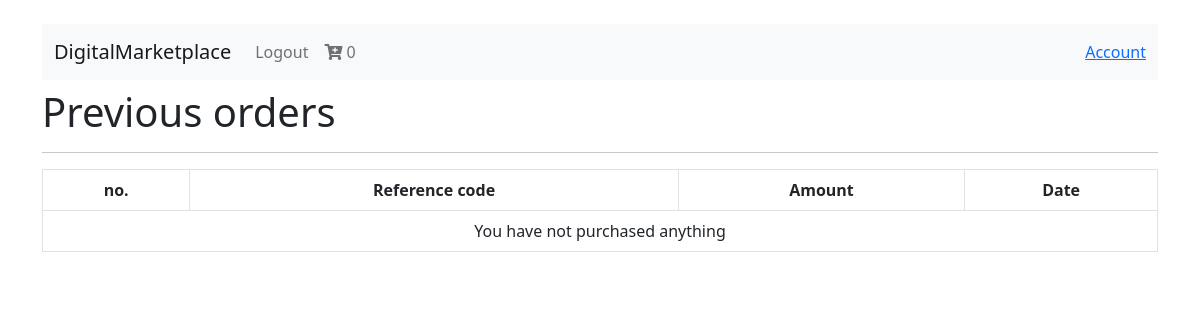
The app's page /account/profile/ (signed in), older data.
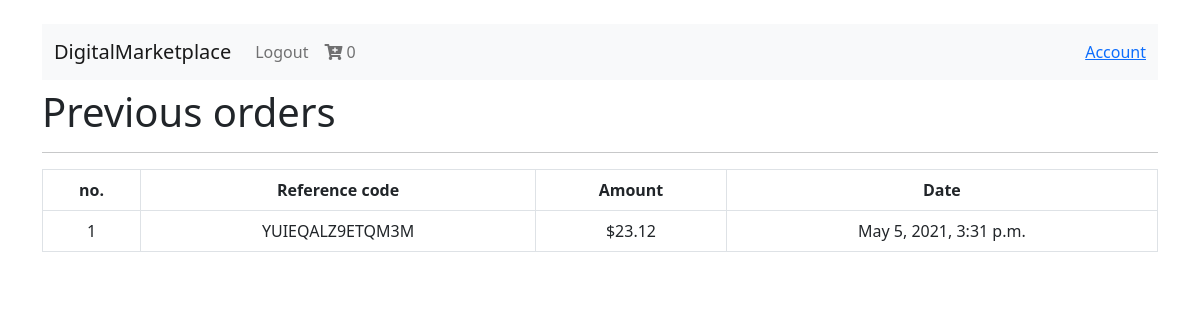
The same page, newer data.
### shopping_cart/models.py (models this page shows, shortened)
class Order(models.Model):
    user = models.ForeignKey(settings.AUTH_USER_MODEL ,on_delete=models.CASCADE)
    is_ordered = models.BooleanField(default=False)
    items = models.ManyToManyField('OrderItem')
    ref_code=models.CharField(max_length=50)
    def get_total(self):
        return self.items.all().aggregate(order_total=Sum('book__price'))['order_total']

class Payment(models.Model):
    order=models.ForeignKey('Order',on_delete=models.CASCADE)
    total_amount=models.FloatField()
    date_paid=models.DateTimeField(auto_now_add=True)
    stripe_charge_id=models.CharField(max_length=100)

### core/views.py (the view)
# urls.py: path('account/profile/',profile_view,name = 'profile'),
def profile_view(request):
    orders = Order.objects.filter(user=request.user, is_ordered=True)
    context = {
        'orders': orders
    }
    return render(request, "profile.html", context)

### shopping_cart/templatetags/cart_template_tags.py (called while the page is built)
@register.filter
def cart_item_count(user):
    if user.is_authenticated:
        qs=Order.objects.filter(user=user,is_ordered=False)
        if qs.exists():
            return qs[0].items.count()
    return 0

### templates/profile.html
{% extends "base.html" %}
{% block content %}
<h1>Previous orders</h1>
<hr />
<table class="table table-hover table-bordered text-center">
    <tr class="text-center">
        <th>no.</th>
        <th>Reference code</th>
        <th>Amount</th>
        <th>Date</th>
    </tr>
    {% for order in orders %}
    <tr>
        <td>{{ forloop.counter }}</td>
        <td>{{ order.ref_code }}</td>
        <td>${{ order.get_total }}</td>
        <td>{{ order.payment_set.first.date_paid }}</td>
    </tr>
    {% empty %}
    <tr>
    <td colspan="4">
        You have not purchased anything
    </td>
    </tr>
    {% endfor %}
</table>
{% endblock content %}

Row changes from the older to the newer data that the page shows:
added Order: ref_code "YUIEQALZ9ETQM3M", get_total "23.12", payment_set.first.date_paid "May 5, 2021, 3:31 p.m."
Text that changed along with them:
text no longer shown: "You have not purchased anything"
